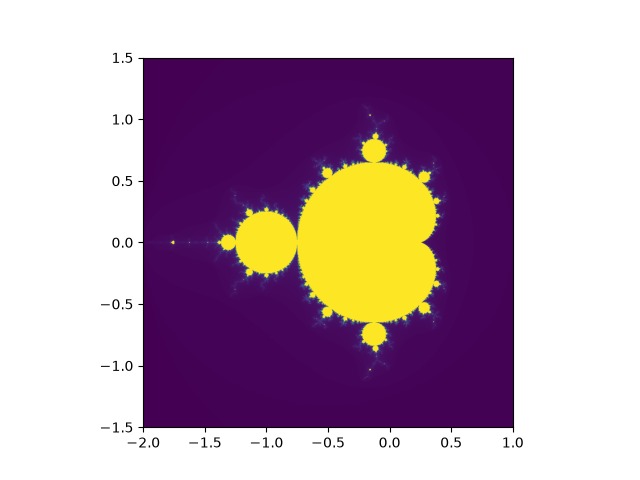

Here is the Python script that generated this plot:
import numpy as np
import matplotlib
matplotlib.use('Agg')
import matplotlib.pyplot as plt

def mandelbrot(c, max_iter):
    z = c
    for n in range(max_iter):
        if abs(z) > 2:
            return n
        z = z*z + c
    return max_iter

def draw_mandelbrot(xmin,xmax,ymin,ymax,width,height,max_iter):
    r1 = np.linspace(xmin, xmax, width)
    r2 = np.linspace(ymin, ymax, height)
    return (r1,r2,np.array([[mandelbrot(complex(r, i),max_iter) for r in r1] for i in r2]))

def draw_image(xmin,xmax,ymin,ymax,width,height,max_iter):
    d = draw_mandelbrot(xmin,xmax,ymin,ymax,width,height,max_iter)
    plt.imshow(d[2], extent=(xmin, xmax, ymin, ymax))
    plt.savefig('mandelbrot_fractal.png')

draw_image(-2.0,1.0,-1.5,1.5,1000,1000,256)
